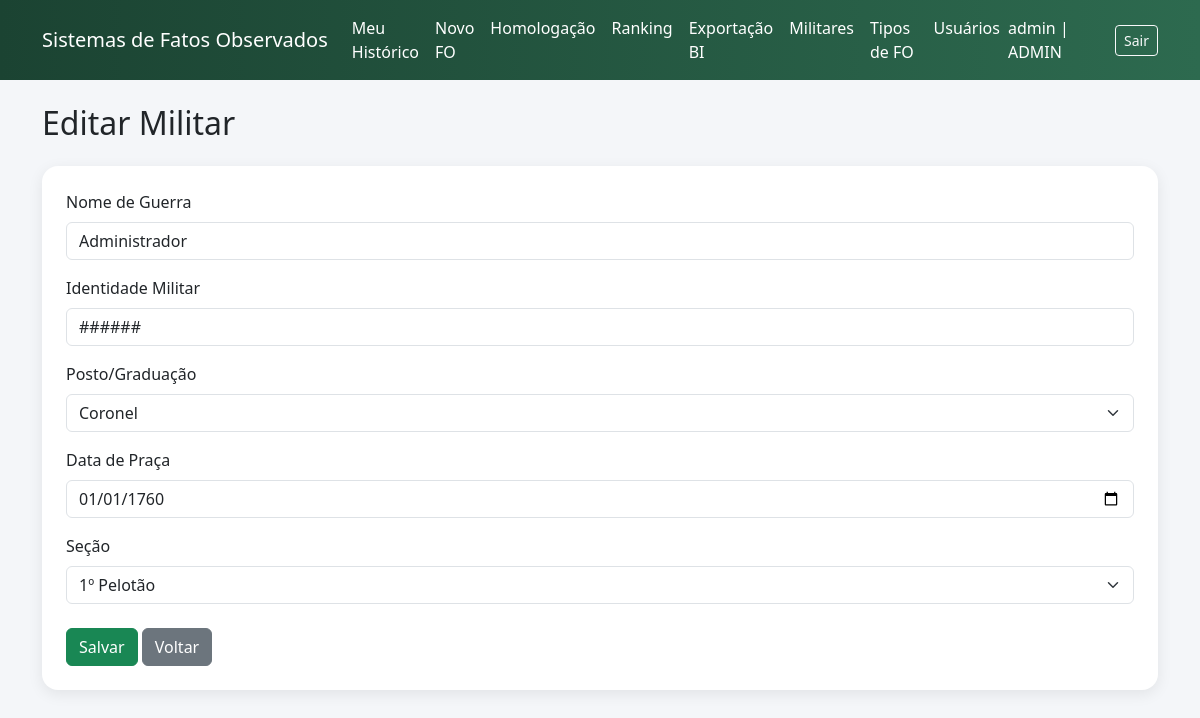
Screenshot of /fo/admin/militares/1/editar (signed in) with the database file from the repository.
### app/fo/models.py (models this page shows)
class Usuario(db.Model, UserMixin):
    __tablename__ = "usuarios"
    id = db.Column(db.Integer, primary_key=True)
    username = db.Column(db.String(80), unique=True, nullable=False)
    senha_hash = db.Column(db.String(128), nullable=False)
    perfil = db.Column(
        db.String(20),
        nullable=False,
        default="MILITAR"
    )
    militar_id = db.Column(
        db.Integer,
        db.ForeignKey("militares.id", ondelete="RESTRICT"),
        nullable=False
    )
    militar = db.relationship("Militar")

class Militar(db.Model):
    __tablename__ = "militares"
    id = db.Column(db.Integer, primary_key=True)
    nome_guerra = db.Column(db.String(120), nullable=False)
    identidade_militar = db.Column(db.String(30), unique=True, nullable=False)
    id_posto_graduacao = db.Column(
        db.Integer,
        db.ForeignKey("posto_graduacao.id", ondelete="RESTRICT"),
        nullable=False
    )
    data_de_praca = db.Column(db.Date, nullable=False)
    id_secao = db.Column(
        db.Integer,
        db.ForeignKey("secoes.id", ondelete="RESTRICT"),
        nullable=False
    )
    foto_url = db.Column(db.String(255), nullable=True)
    posto_graduacao = db.relationship("PostoGraduacao")
    secao = db.relationship("Secao")

class PostoGraduacao(db.Model):
    __tablename__ = 'posto_graduacao'
    id = db.Column(db.Integer, primary_key=True)
    nome = db.Column(db.String(80), nullable=False)

class Secao(db.Model):
    __tablename__ = 'secoes'
    id = db.Column(db.Integer, primary_key=True)
    nome = db.Column(db.String(120), nullable=False)

### app/fo/routes.py (the view, shortened to what this page needs)
@fo_bp.route("/admin/militares/<int:militar_id>/editar", methods=["GET", "POST"])
@login_required
@perfil_permitido("CADASTRADOR")
def admin_militar_editar(militar_id):
    militar = Militar.query.get_or_404(militar_id)
    postos = PostoGraduacao.query.order_by(PostoGraduacao.id.asc()).all()
    secoes = Secao.query.order_by(Secao.nome.asc()).all()
    return render_template(
        "fo/admin_militar_form.html",
        militar=militar,
        postos=postos,
        secoes=secoes
    )

### app/__init__.py (called while the page is built)
def create_app():
    app = Flask(__name__)
    app.config.from_object(Config)
    db.init_app(app)
    login_manager.init_app(app)
    migrate.init_app(app, db)
    from app.fo.models import Usuario
    @login_manager.user_loader
    def load_user(user_id):
        return Usuario.query.get(int(user_id))
    login_manager.login_view = "auth.login"
    from app.fo import fo_bp
    app.register_blueprint(fo_bp)
    from app.auth import auth_bp
    app.register_blueprint(auth_bp)
    @app.route("/")
    def index():
        if current_user.is_authenticated and current_user.perfil == "MILITAR":
            return redirect(url_for("fo.meu_historico"))
        return redirect(url_for("fo.ranking"))
    return app

### app/fo/permissions.py (called while the page is built)
def perfil_permitido(*perfis):
    def decorator(func):
        @wraps(func)
        def wrapper(*args, **kwargs):
            if not current_user.is_authenticated:
                abort(403)
            if current_user.perfil not in perfis and current_user.perfil != "ADMIN":
                abort(403)
            return func(*args, **kwargs)
        return wrapper
    return decorator

### app/templates/fo/admin_militar_form.html (shortened to what this page needs)
{% extends "base.html" %}
{% block content %}
<h2 class="mb-4">
    {% if militar %}Editar Militar{% else %}Novo Militar{% endif %}
</h2>
<div class="card card-glass p-4">
    <form method="POST">
        <div class="mb-3">
            <label class="form-label">Nome de Guerra</label>
            <input type="text"
                   name="nome_guerra"
                   class="form-control"
                   value="{{ militar.nome_guerra if militar else '' }}"
                   required>
        </div>
        <div class="mb-3">
            <label class="form-label">Identidade Militar</label>
            <input type="text"
                   name="identidade_militar"
                   class="form-control"
                   value="{{ militar.identidade_militar if militar else '' }}"
                   required>
        </div>
        <div class="mb-3">
            <label class="form-label">Posto/Graduação</label>
            <select name="id_posto_graduacao"
                    class="form-select"
                    required>
                {% for posto in postos %}
                    <option value="{{ posto.id }}"
                        {% if militar and militar.id_posto_graduacao == posto.id %}selected{% endif %}>
                        {{ posto.nome }}
                    </option>
                {% endfor %}
            </select>
        </div>
        <div class="mb-3">
            <label class="form-label">Data de Praça</label>
                <input type="date"
                    name="data_de_praca"
                    class="form-control"
                    value="{% if militar and militar.data_de_praca %}{{ militar.data_de_praca.strftime('%Y-%m-%d') }}{% endif %}"
                    required>
        </div>
        <div class="mb-4">
            <label class="form-label">Seção</label>
            <select name="id_secao"
                    class="form-select">
                {% for secao in secoes %}
                    <option value="{{ secao.id }}"
                        {% if militar and militar.id_secao == secao.id %}selected{% endif %}>
                        {{ secao.nome }}
                    </option>
                {% endfor %}
            </select>
        </div>
        <button class="btn btn-success">
            Salvar
        </button>
        <a href="{{ url_for('fo.admin_militares') }}"
           class="btn btn-secondary">
            Voltar
        </a>
    </form>
</div>
{% endblock %}

### app/templates/base.html (shortened to what this page needs)
<!DOCTYPE html>
<html lang="pt-BR">
<head>
    <link href="https://cdn.jsdelivr.net/npm/bootstrap@5.3.3/dist/css/bootstrap.min.css" rel="stylesheet">
</head>
<body>
<nav class="navbar navbar-expand-lg navbar-dark navbar-custom mb-4">
    <div class="container">
        <a class="navbar-brand"
            href="{{ url_for('fo.ranking' )}}">
        Sistemas de Fatos Observados
        </a>
        <div class="collapse navbar-collapse"
            id="navbarNav">
            {% if current_user.is_authenticated %}
            <ul class="navbar-nav me-auto">
                {% if current_user.perfil in ["MILITAR", "ADMIN"] %}
                    <li class="nav-item">
                        <a class="nav-link" href="{{ url_for('fo.meu_historico') }}">
                            Meu Histórico
                        </a>
                    </li>
                {% endif %}
                {% if current_user.perfil in ["HOMOLOGADOR", "ADMIN"] %}
                    <li class="nav-item">
                        <a class="nav-link" href="{{ url_for('fo.novo_fo') }}">
                            Novo FO
                        </a>
                    </li>
                    <li class="nav-item">
                        <a class="nav-link" href="{{ url_for('fo.homologacao') }}">
                            Homologação
                        </a>
                    </li>
                {% endif %}
                {% if current_user.perfil in ["MILITAR", "HOMOLOGADOR", "ADMIN"] %}
                    <li class="nav-item">
                        <a class="nav-link" href="{{ url_for('fo.ranking') }}">
                            Ranking
                        </a>
                    </li>
                {% endif %}
                {% if current_user.perfil in ["BOLETIM", "ADMIN"] %}
                    <li class="nav-item">
                        <a class="nav-link" href="{{ url_for('fo.exportacao') }}">
                            Exportação BI
                        </a>
                    </li>
                {% endif %}
                {% if current_user.perfil in ["CADASTRADOR", "ADMIN"] %}
                    <li class="nav-item">
                        <a class="nav-link" href="{{ url_for('fo.admin_militares') }}">
                            Militares
                        </a>
                    </li>
                {% endif %}
                {% if current_user.perfil == "ADMIN" %}
                    <li class="nav-item">
                        <a class="nav-link" href="{{ url_for('fo.admin_tipos') }}">
                            Tipos de FO
                        </a>
                    </li>
                    <li class="nav-item">
                        <a class="nav-link" href="{{ url_for('fo.admin_usuarios') }}">
                            Usuários
                        </a>
                    </li>
                {% endif %}
            </ul>
            <div class="d-flex align-items-center gap-3">
                <span class="navbar-text">
                    {{ current_user.username }} | {{ current_user.perfil }}
                </span>
                <a class="btn btn-outline-light btn-sm"
                href="{{ url_for('auth.logout') }}">
                Sair
                </a>
            </div>
            {% endif %}
        </div>
    </div>
</nav>
<div class="container">
    {% block content %}{% endblock %}
</div>
</body>
</html>

### app/templates/base.html (style rules this page uses)
body { background: #f4f6f9; }
.navbar-custom { background: linear-gradient(90deg, #1b4332, #2d6a4f); }
.navbar-brand, .nav-link, .navbar-text { color:white !important; }
.card-glass { border-radius: 16px; border:none; box-shadow: 0 4px 15px rgba(0,0,0,0.08); }

### rows the page displays
Usuario: username "admin", perfil "ADMIN"
Militar: nome_guerra "Administrador", identidade_militar "######", id_posto_graduacao "Coronel", data_de_praca "01/01/1760", id_secao "1º Pelotão"
